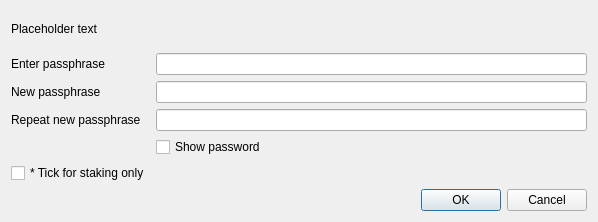
<?xml version="1.0" encoding="UTF-8"?>
<ui version="4.0">
 <class>AskPassphraseDialog</class>
 <widget class="QDialog" name="AskPassphraseDialog">
  <property name="geometry">
   <rect>
    <x>0</x>
    <y>0</y>
    <width>598</width>
    <height>222</height>
   </rect>
  </property>
  <property name="sizePolicy">
   <sizepolicy hsizetype="Preferred" vsizetype="Minimum">
    <horstretch>0</horstretch>
    <verstretch>0</verstretch>
   </sizepolicy>
  </property>
  <property name="minimumSize">
   <size>
    <width>550</width>
    <height>0</height>
   </size>
  </property>
  <property name="windowTitle">
   <string>Passphrase Dialog</string>
  </property>
  <layout class="QVBoxLayout" name="verticalLayout">
   <property name="sizeConstraint">
    <enum>QLayout::SetMinimumSize</enum>
   </property>
   <item>
    <widget class="QLabel" name="warningLabel">
     <property name="text">
      <string notr="true">Placeholder text</string>
     </property>
     <property name="textFormat">
      <enum>Qt::RichText</enum>
     </property>
     <property name="wordWrap">
      <bool>true</bool>
     </property>
    </widget>
   </item>
   <item>
    <layout class="QFormLayout" name="formLayout">
     <property name="sizeConstraint">
      <enum>QLayout::SetMinimumSize</enum>
     </property>
     <property name="fieldGrowthPolicy">
      <enum>QFormLayout::AllNonFixedFieldsGrow</enum>
     </property>
     <item row="0" column="0">
      <widget class="QLabel" name="passLabel1">
       <property name="text">
        <string>Enter passphrase</string>
       </property>
      </widget>
     </item>
     <item row="0" column="1">
      <widget class="QLineEdit" name="passEdit1">
       <property name="echoMode">
        <enum>QLineEdit::Password</enum>
       </property>
      </widget>
     </item>
     <item row="1" column="0">
      <widget class="QLabel" name="passLabel2">
       <property name="text">
        <string>New passphrase</string>
       </property>
      </widget>
     </item>
     <item row="1" column="1">
      <widget class="QLineEdit" name="passEdit2">
       <property name="echoMode">
        <enum>QLineEdit::Password</enum>
       </property>
      </widget>
     </item>
     <item row="2" column="0">
      <widget class="QLabel" name="passLabel3">
       <property name="text">
        <string>Repeat new passphrase</string>
       </property>
      </widget>
     </item>
     <item row="2" column="1">
      <widget class="QLineEdit" name="passEdit3">
       <property name="echoMode">
        <enum>QLineEdit::Password</enum>
       </property>
      </widget>
     </item>
     <item row="3" column="1">
      <widget class="QCheckBox" name="toggleShowPasswordButton">
       <property name="text">
        <string>Show password</string>
       </property>
      </widget>
     </item>
     <item row="4" column="1">
      <widget class="QLabel" name="capsLabel">
       <property name="font">
        <font>
         <weight>75</weight>
         <bold>true</bold>
        </font>
       </property>
       <property name="text">
        <string/>
       </property>
       <property name="alignment">
        <set>Qt::AlignCenter</set>
       </property>
      </widget>
     </item>
     <item row="4" column="0">
      <widget class="QCheckBox" name="stakingCheckBox">
       <property name="toolTip">
        <string>Serves to disable the trivial sendmoney when OS account compromised. Provides no real security.</string>
       </property>
       <property name="text">
        <string>* Tick for staking only</string>
       </property>
      </widget>
     </item>
    </layout>
   </item>
   <item>
    <widget class="QDialogButtonBox" name="buttonBox">
     <property name="orientation">
      <enum>Qt::Horizontal</enum>
     </property>
     <property name="standardButtons">
      <set>QDialogButtonBox::Cancel|QDialogButtonBox::Ok</set>
     </property>
    </widget>
   </item>
  </layout>
 </widget>
 <resources/>
 <connections>
  <connection>
   <sender>buttonBox</sender>
   <signal>accepted()</signal>
   <receiver>AskPassphraseDialog</receiver>
   <slot>accept()</slot>
   <hints>
    <hint type="sourcelabel">
     <x>20</x>
     <y>20</y>
    </hint>
    <hint type="destinationlabel">
     <x>20</x>
     <y>20</y>
    </hint>
   </hints>
  </connection>
  <connection>
   <sender>buttonBox</sender>
   <signal>rejected()</signal>
   <receiver>AskPassphraseDialog</receiver>
   <slot>reject()</slot>
   <hints>
    <hint type="sourcelabel">
     <x>20</x>
     <y>20</y>
    </hint>
    <hint type="destinationlabel">
     <x>20</x>
     <y>20</y>
    </hint>
   </hints>
  </connection>
 </connections>
</ui>
